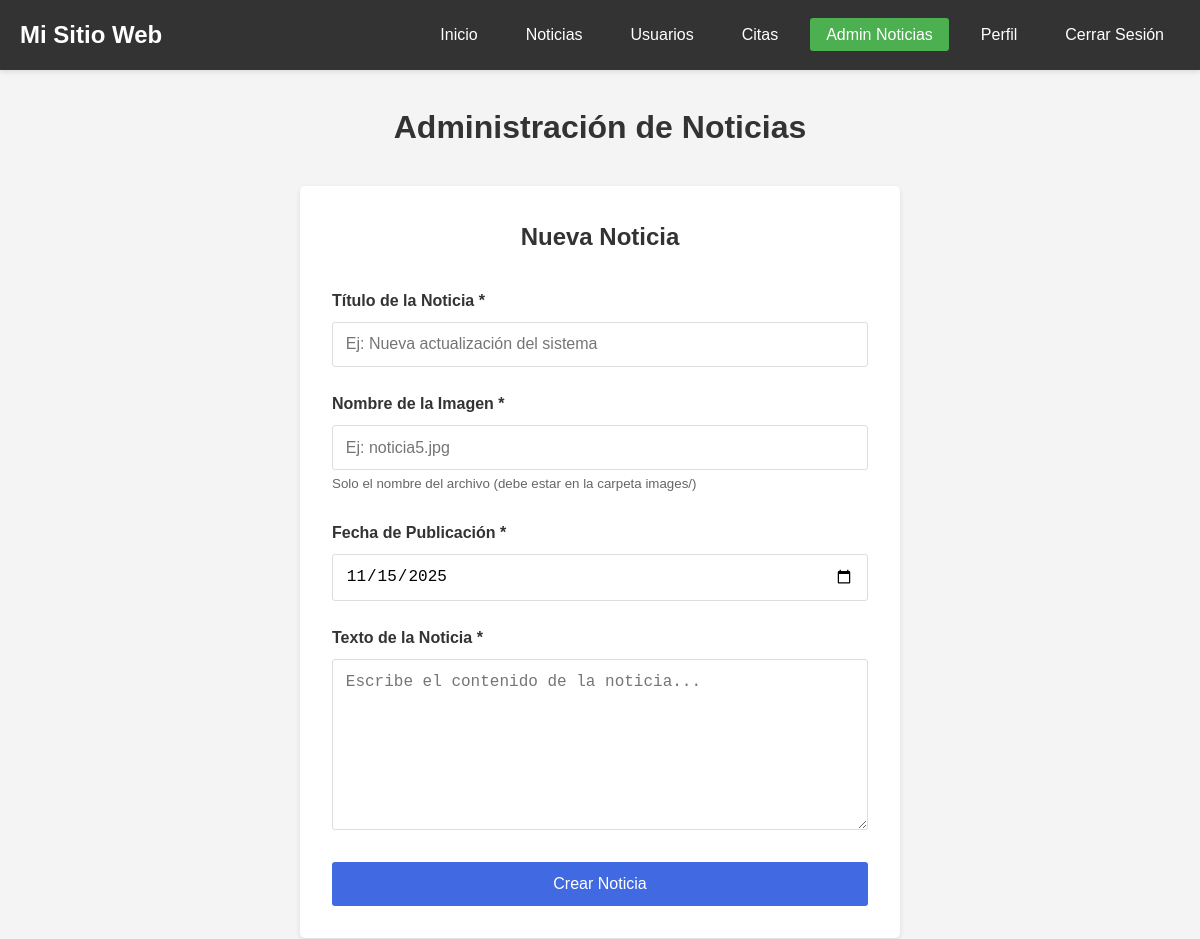
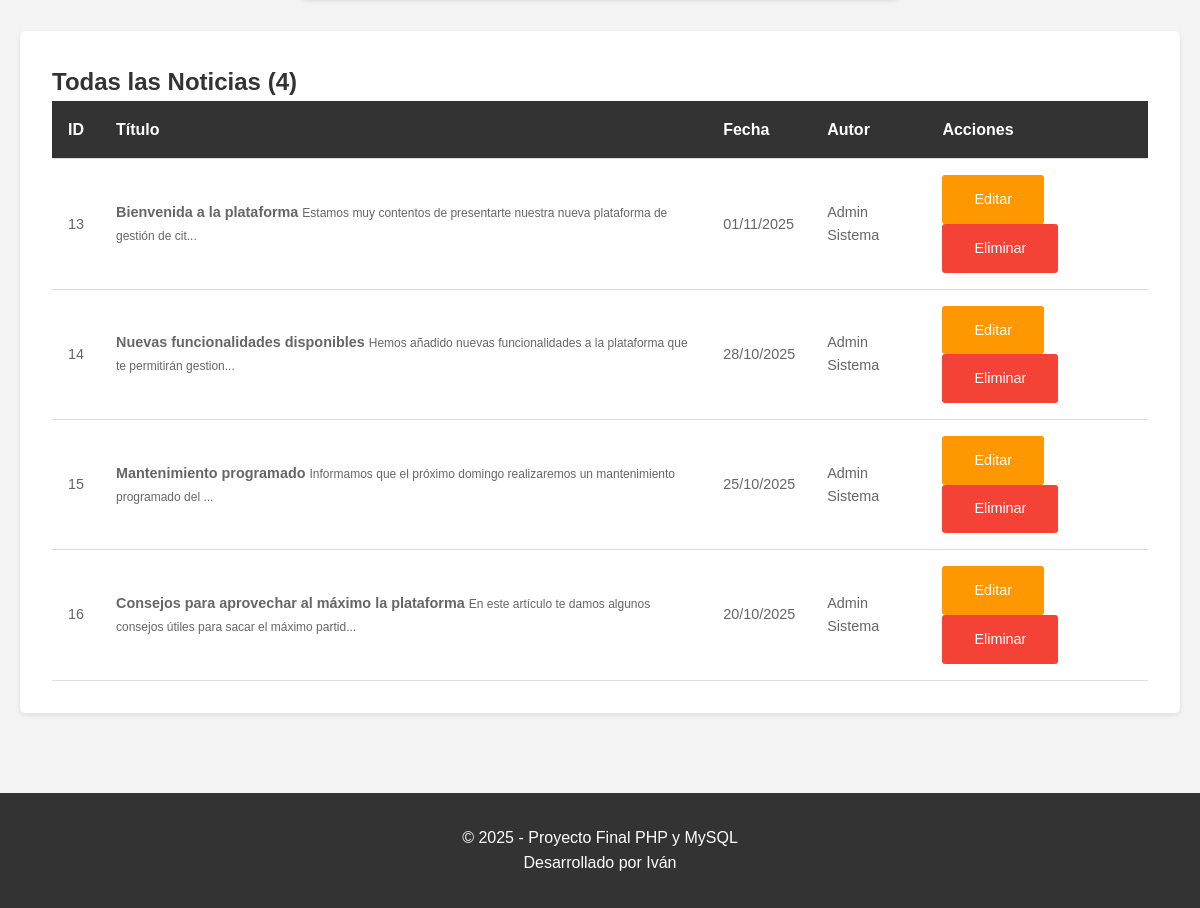
The page /admin/noticias-administracion.php (signed in) on the database its author committed (2 pictures, top to bottom).
### tables this page shows
CREATE TABLE `noticias` (
  `idNoticia` int(11) NOT NULL,
  `titulo` varchar(255) NOT NULL,
  `imagen` varchar(255) NOT NULL,
  `texto` text NOT NULL,
  `fecha` date NOT NULL,
  `idUser` int(11) NOT NULL
);

CREATE TABLE `users_data` (
  `idUser` int(11) NOT NULL,
  `nombre` varchar(100) NOT NULL,
  `apellidos` varchar(100) NOT NULL,
  `email` varchar(150) NOT NULL,
  `telefono` varchar(20) NOT NULL,
  `fecha_nacimiento` date NOT NULL,
  `direccion` text DEFAULT NULL,
  `sexo` enum('Masculino','Femenino','Otro','Prefiero no decir') NOT NULL
);

### admin/noticias-administracion.php (the view, shortened to what this page needs)
<?php
require_once '../config/database.php';
$editando = false;
$noticia_editar = null;
$sql_noticias = "SELECT n.*, ud.nombre, ud.apellidos
                 FROM noticias n
                 INNER JOIN users_data ud ON n.idUser = ud.idUser
                 ORDER BY n.fecha DESC";
$resultado_noticias = mysqli_query($conexion, $sql_noticias);
$num_noticias = mysqli_num_rows($resultado_noticias);
?>
<!DOCTYPE html>
<html lang="es">
<head>
    <link rel="stylesheet" href="../css/styles.css">
</head>
<body>
    <nav>
        <div class="contenedor">
            <a href="../index.php" class="logo">Mi Sitio Web</a>
            <ul class="menu">
                <li><a href="../index.php">Inicio</a></li>
                <li><a href="../noticias.php">Noticias</a></li>
                <li><a href="usuarios-administracion.php">Usuarios</a></li>
                <li><a href="citas-administracion.php">Citas</a></li>
                <li><a href="noticias-administracion.php" class="activo">Admin Noticias</a></li>
                <li><a href="../usuario/perfil.php">Perfil</a></li>
                <li><a href="../logout.php">Cerrar Sesión</a></li>
            </ul>
        </div>
    </nav>
    <main>
<div class="contenedor">
    <h1 class="texto-centro" style="margin-bottom: 2rem;">Administración de Noticias</h1>
    <div class="formulario">
        <h2><?php echo $editando ? 'Editar Noticia' : 'Nueva Noticia'; ?></h2>
        <form method="POST" action="">
            <div class="campo">
                <label for="titulo">Título de la Noticia *</label>
                <input type="text" id="titulo" name="titulo" required
                       value="<?php echo $editando ? htmlspecialchars($noticia_editar['titulo']) : ''; ?>"
                       placeholder="Ej: Nueva actualización del sistema">
            </div>
            <div class="campo">
                <label for="imagen">Nombre de la Imagen *</label>
                <input type="text" id="imagen" name="imagen" required
                       value="<?php echo $editando ? htmlspecialchars($noticia_editar['imagen']) : ''; ?>"
                       placeholder="Ej: noticia5.jpg">
                <small style="color: #666;">Solo el nombre del archivo (debe estar en la carpeta images/)</small>
            </div>
            <div class="campo">
                <label for="fecha">Fecha de Publicación *</label>
                <input type="date" id="fecha" name="fecha" required
                       value="<?php echo $editando ? $noticia_editar['fecha'] : date('Y-m-d'); ?>">
            </div>
            <div class="campo">
                <label for="texto">Texto de la Noticia *</label>
                <textarea id="texto" name="texto" rows="8" required placeholder="Escribe el contenido de la noticia..."><?php echo $editando ? htmlspecialchars($noticia_editar['texto']) : ''; ?></textarea>
            </div>
            <?php if ($editando): ?>
                <button type="submit" name="actualizar_noticia" class="boton boton-principal boton-completo">
                    Actualizar Noticia
                </button>
                <a href="noticias-administracion.php" class="boton boton-secundario boton-completo" style="margin-top: 0.5rem;">
                    Cancelar
                </a>
            <?php else: ?>
                <button type="submit" name="crear_noticia" class="boton boton-principal boton-completo">
                    Crear Noticia
                </button>
            <?php endif; ?>
        </form>
    </div>
    <div class="tabla-contenedor" style="margin-top: 2rem;">
        <h2>Todas las Noticias (<?php echo $num_noticias; ?>)</h2>
        <?php if ($num_noticias > 0): ?>
            <table>
                <thead>
                    <tr>
                        <th>ID</th>
                        <th>Título</th>
                        <th>Fecha</th>
                        <th>Autor</th>
                        <th>Acciones</th>
                    </tr>
                </thead>
                <tbody>
                    <?php while ($noticia = mysqli_fetch_assoc($resultado_noticias)): ?>
                        <tr>
                            <td><?php echo $noticia['idNoticia']; ?></td>
                            <td>
                                <strong><?php echo htmlspecialchars($noticia['titulo']); ?></strong>
                                <small style="color: #666;">
                                    <?php echo substr(htmlspecialchars($noticia['texto']), 0, 80); ?>...
                                </small>
                            </td>
                            <td><?php echo date('d/m/Y', strtotime($noticia['fecha'])); ?></td>
                            <td><?php echo htmlspecialchars($noticia['nombre'] . ' ' . $noticia['apellidos']); ?></td>
                            <td>
                                <a href="noticias-administracion.php?editar=<?php echo $noticia['idNoticia']; ?>"
                                   class="boton boton-advertencia" style="font-size: 0.9rem;">
                                    Editar
                                </a>
                                <a href="noticias-administracion.php?eliminar=<?php echo $noticia['idNoticia']; ?>"
                                   class="boton boton-peligro" style="font-size: 0.9rem;"
                                   onclick="return confirm('¿Estás seguro de eliminar esta noticia?')">
                                    Eliminar
                                </a>
                            </td>
                        </tr>
                    <?php endwhile; ?>
                </tbody>
            </table>
        <?php else: ?>
            <div class="alerta alerta-info" style="margin-top: 1rem;">
                <p>📭 No hay noticias. ¡Crea la primera noticia usando el formulario de arriba!</p>
            </div>
        <?php endif; ?>
    </div>
</div>
    </main>
    <footer>
        <div class="contenedor">
            <p>&copy; <?php echo date('Y'); ?> - Proyecto Final PHP y MySQL</p>
            <p>Desarrollado por Iván</p>
        </div>
    </footer>
</body>
</html>

### css/styles.css (style rules this page uses)
* { margin: 0; padding: 0; box-sizing: border-box; }
body { font-family: Arial, sans-serif; background-color: #f4f4f4; color: #333; line-height: 1.6; }
.contenedor { max-width: 1200px; margin: 0 auto; padding: 0 20px; }
nav { background: #333; padding: 1rem 0; box-shadow: 0 2px 5px rgba(0,0,0,0.1); }
nav .contenedor { display: flex; justify-content: space-between; align-items: center; }
nav .logo { color: white; text-decoration: none; font-size: 1.5rem; font-weight: bold; }
nav .menu { list-style: none; display: flex; gap: 1rem; }
nav .menu li a { color: white; text-decoration: none; padding: 0.5rem 1rem; border-radius: 3px; }
nav .menu li a.activo { background: #4CAF50; }
main { min-height: calc(100vh - 150px); padding: 2rem 0; }
.formulario { max-width: 600px; margin: 2rem auto; background: white; padding: 2rem; border-radius: 5px; box-shadow: 0 2px 5px rgba(0,0,0,0.1); }
.formulario h2 { text-align: center; color: #333; margin-bottom: 2rem; }
.campo { margin-bottom: 1.5rem; }
.campo label { display: block; margin-bottom: 0.5rem; font-weight: bold; }
.campo input, .campo select, .campo textarea { width: 100%; padding: 0.8rem; border: 1px solid #ddd; border-radius: 3px; font-size: 1rem; }
.boton { display: inline-block; padding: 0.8rem 2rem; border: none; border-radius: 3px; cursor: pointer; text-decoration: none; font-size: 1rem; }
.boton-principal { background: #4169E1; color: white; }
.boton-completo { width: 100%; }
.boton-peligro { background: #f44336; color: white; }
.boton-advertencia { background: #FF9800; color: white; }
.tabla-contenedor { background: white; padding: 2rem; border-radius: 5px; box-shadow: 0 2px 5px rgba(0,0,0,0.1); overflow-x: auto; }
table { width: 100%; border-collapse: collapse; }
table thead { background: #333; color: white; }
table th, table td { padding: 1rem; text-align: left; border-bottom: 1px solid #ddd; }
footer { background: #333; color: white; text-align: center; padding: 2rem 0; margin-top: 3rem; }
.texto-centro { text-align: center; }
table td { line-height: 1.6; font-size: 0.9rem; color: #666; }

### rows shown on the page
noticias: idNoticia "13", titulo "Bienvenida a la plataforma", texto "Estamos muy contentos de presentarte nuestra nueva plataforma de gestión de cit", fecha "01/11/2025", idUser.apellidos "Admin Sistema"
noticias: idNoticia "14", titulo "Nuevas funcionalidades disponibles", texto "Hemos añadido nuevas funcionalidades a la plataforma que te permitirán gestion", fecha "28/10/2025", idUser.apellidos "Admin Sistema"
noticias: idNoticia "15", titulo "Mantenimiento programado", texto "Informamos que el próximo domingo realizaremos un mantenimiento programado del", fecha "25/10/2025", idUser.apellidos "Admin Sistema"
noticias: idNoticia "16", titulo "Consejos para aprovechar al máximo la plataforma", texto "En este artículo te damos algunos consejos útiles para sacar el máximo partid", fecha "20/10/2025", idUser.apellidos "Admin Sistema"

### other values the page prints
$num_noticias "4"
